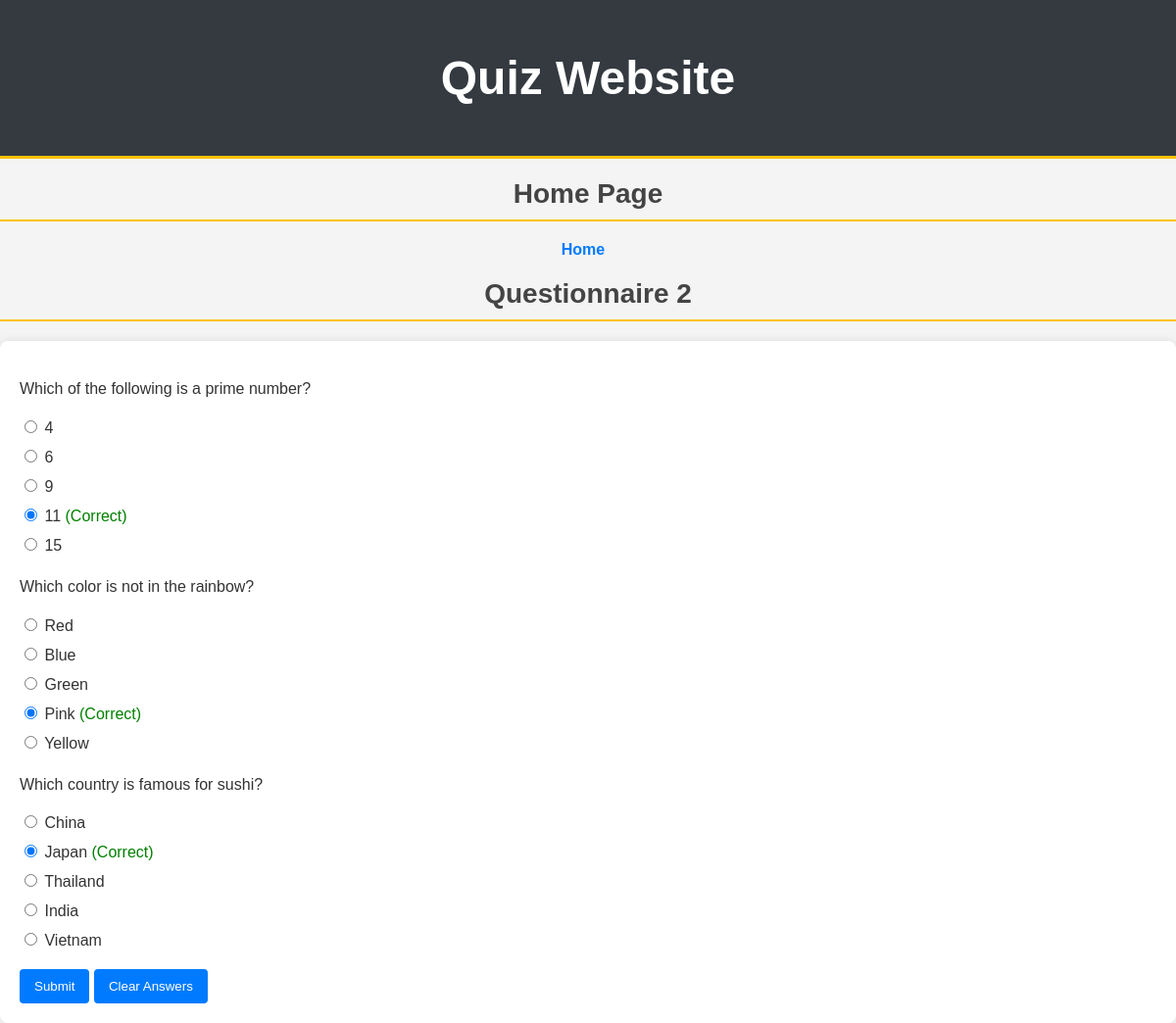
Page /questionnaire/14/ (signed in) on the committed database.
### task/models.py (models this page shows, shortened)
class Questionnaire(models.Model):
    client = models.ForeignKey(Client, on_delete=models.CASCADE, related_name='questionnaires')
    title = models.CharField(max_length=100)
    created_at = models.DateTimeField(auto_now_add=True)

class Question(models.Model):
    questionnaire = models.ForeignKey(Questionnaire, on_delete=models.CASCADE, related_name='questions')
    text = models.CharField(max_length=200)
    option_1 = models.CharField(max_length=100)
    option_2 = models.CharField(max_length=100)
    option_3 = models.CharField(max_length=100, blank=True, null=True)
    option_4 = models.CharField(max_length=100, blank=True, null=True)
    option_5 = models.CharField(max_length=100, blank=True, null=True)
    answer = models.IntegerField(blank=True, null=True)  # Stores the correct answer as an integer (1-5)

### task/views.py (the view, shortened to what this page needs)
# urls.py: path("questionnaire/<int:pk>/", views.questionnaire_detail, name="questionnaire_detail"),  # Questionnaire detail page
def questionnaire_detail(request, pk):
    questionnaire = get_object_or_404(Questionnaire, pk=pk)  # Get the specific questionnaire or return a 404 error
    if request.user.is_staff:
        client_id = request.GET.get('client_id')  # Get client ID from GET parameters
        client = get_object_or_404(Client, id=client_id) if client_id else None
    else:
        client = request.user.client  # Get the client associated with the current user
    client_responses = {
        response.question_id: response.answer
        for response in ClientResponse.objects.filter(client=client, questionnaire=questionnaire)
    } if client else {}
    questions_with_options = []
    for question in questionnaire.questions.all():
        options = []
        correct_answer_id = None
        client_answer_is_correct = False
        for i in range(1, 6):
            option = getattr(question, f'option_{i}', None)
            if option:
                selected = client_responses.get(question.id) == i
                is_correct = question.answer == i
                if is_correct:
                    correct_answer_id = i
                if selected and is_correct:
                    client_answer_is_correct = True
                options.append((i, option, selected))
        questions_with_options.append({
            'question': question,
            'options': options,
            'correct_answer_id': correct_answer_id,
            'correct_answer_text': correct_answer_id and options[correct_answer_id-1][1],
            'client_answer_is_correct': client_answer_is_correct,
        })
    answered_all_questions = len(client_responses) == questionnaire.questions.count()
    return render(
        request, "questionnaire_detail.html",
        {
        "questionnaire": questionnaire,
        'questions_with_options': questions_with_options,
        'client_responses': client_responses,
        'answered_all_questions': answered_all_questions,
        'is_staff': request.user.is_staff,
    })

### task/templates/questionnaire_detail.html (shortened to what this page needs)
{% extends 'base.html' %} {% block title %}questionnaire{% endblock %}
{% block content %}
<h2>{{ questionnaire.title }}</h2>
<form method="post">
  {% for item in questions_with_options %}
      <div class="question">
          <p>{{ item.question.text }}</p>
          <ul>
              {% for option in item.options %}
                  <li>
                      <label>
                          <input type="radio" name="question_{{ item.question.id }}" value="{{ option.0 }}"
                          {% if option.2 %}checked{% endif %}
                          {% if is_staff %}disabled{% endif %}>
                          {{ option.1 }}
                          {% if option.2 and option.0 == item.correct_answer_id %}
                              <span style="color: green;">(Correct)</span>
                          {% elif option.2 and option.0 != item.correct_answer_id %}
                              <span style="color: red;">(Chosen Answer)</span>
                          {% endif %}
                      </label>
                  </li>
              {% endfor %}
          </ul>
      </div>
  {% endfor %}
    {% if not is_staff %}
    <button type="submit">Submit</button>
    <button type="submit" name="clear_answers">Clear Answers</button>
    {% endif %}
</form>
{% endblock %}

### task/static/css/styles.css (style rules this page uses)
h2 { color: #343a40; text-align: center; font-size: 28px; font-weight: bold; margin-top: 20px; margin-bottom: 20px; border-bottom: 2px solid #ffc107; padding-bottom: 10px; }
body { font-family: Arial, sans-serif; background-color: #f4f4f4; margin: 0; padding: 0; color: #333; }
h2 { color: #444; margin-bottom: 20px; }
p { line-height: 1.6; }
form { background-color: #fff; padding: 20px; border-radius: 8px; box-shadow: 0 0 10px rgba(0, 0, 0, 0.1); }
button { background-color: #007BFF; color: #fff; padding: 10px 15px; border: none; border-radius: 4px; cursor: pointer; }
.question { margin-bottom: 20px; }
.question ul { list-style: none; padding-left: 0; }
.question ul li { margin-bottom: 10px; }
label { font-weight: normal; }

### rows in the picture
Questionnaire: title "Questionnaire 2"
Question: question.text "Which of the following is a prime number?", option "4" "6" "9" "11" "15"
Question: question.text "Which color is not in the rainbow?", option_1 "Red" "Blue" "Green" "Pink" "Yellow"
Question: question.text "Which country is famous for sushi?", option_1 "China" "Japan" "Thailand" "India" "Vietnam"
